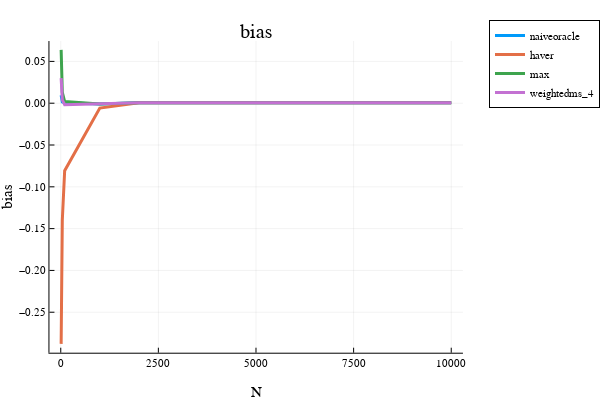

The notebook cell this image was saved under:
### Code cell
x = opt.N_ary
i = 1; plot(x, bias[:,i], label=estimator_names[i], linewidth=3)
i = 2; plot!(x, bias[:,i], label=estimator_names[i], linewidth=3)
# i = 3; plot!(x, bias[:,i], label=estimator_names[i], linewidth=3)
i = 4; plot!(x, bias[:,i], label=estimator_names[i], linewidth=3)
i = 5; plot!(x, bias[:,i], label=estimator_names[i], linewidth=3)
# i = 6; plot!(x, bias[:,i], label=estimator_names[i], linewidth=3)
plot!(xlabel="N", ylabel="bias", legend=:outertopright)  
title!("bias")

### Figure 1 — Plotly figure (JSON) as saved in the notebook; plotly's stock layout.template omitted (floating-point values rounded to 4 significant figures)
{"data": [{"colorbar": {"title": {"text": ""}}, "legendgroup": "naiveoracle", "line": {"color": "rgba(0, 154, 250, 1.000)", "dash": "solid", "shape": "linear", "width": 3}, "mode": "lines", "name": "naiveoracle", "showlegend": true, "type": "scatter", "x": [10, 20, 40, 100, 1000, 2000, 4000, 6000, 8000, 10000], "xaxis": "x", "y": [0.009579, 0.002272, 0.001461, 0.0004929, -0.001059, 0.0004075, 0.0005265, 0.0005471, 0.0008722, 0.0005776], "yaxis": "y", "zmax": null, "zmin": null}, {"colorbar": {"title": {"text": ""}}, "legendgroup": "haver", "line": {"color": "rgba(227, 111, 71, 1.000)", "dash": "solid", "shape": "linear", "width": 3}, "mode": "lines", "name": "haver", "showlegend": true, "type": "scatter", "x": [10, 20, 40, 100, 1000, 2000, 4000, 6000, 8000, 10000], "xaxis": "x", "y": [-0.2879, -0.2019, -0.1397, -0.08081, -0.005796, 0.0004075, 0.0005265, 0.0005471, 0.0008722, 0.0005776], "yaxis": "y", "zmax": null, "zmin": null}, {"colorbar": {"title": {"text": ""}}, "legendgroup": "max", "line": {"color": "rgba(62, 164, 78, 1.000)", "dash": "solid", "shape": "linear", "width": 3}, "mode": "lines", "name": "max", "showlegend": true, "type": "scatter", "x": [10, 20, 40, 100, 1000, 2000, 4000, 6000, 8000, 10000], "xaxis": "x", "y": [0.06379, 0.03442, 0.01307, 0.001932, -0.001059, 0.0004075, 0.0005265, 0.0005471, 0.0008722, 0.0005776], "yaxis": "y", "zmax": null, "zmin": null}, {"colorbar": {"title": {"text": ""}}, "legendgroup": "weightedms_4", "line": {"color": "rgba(195, 113, 210, 1.000)", "dash": "solid", "shape": "linear", "width": 3}, "mode": "lines", "name": "weightedms_4", "showlegend": true, "type": "scatter", "x": [10, 20, 40, 100, 1000, 2000, 4000, 6000, 8000, 10000], "xaxis": "x", "y": [0.02993, 0.01688, 0.003865, -0.001731, -0.00106, 0.0004075, 0.0005265, 0.0005471, 0.0008722, 0.0005776], "yaxis": "y", "zmax": null, "zmin": null}], "layout": {"annotations": [{"font": {"color": "rgba(0, 0, 0, 1)", "family": "sans-serif", "size": 20}, "rotation": 0, "showarrow": false, "text": "bias", "x": 0.5498, "xanchor": "center", "xref": "paper", "y": 1, "yanchor": "top", "yref": "paper"}], "height": 400, "legend": {"bgcolor": "rgba(255, 255, 255, 1.000)", "bordercolor": "rgba(0, 0, 0, 1)", "borderwidth": 1, "font": {"color": "rgba(0, 0, 0, 1)", "family": "sans-serif", "size": 11}, "title": {"font": {"color": "rgba(0, 0, 0, 1)", "family": "sans-serif", "size": 15}, "text": ""}, "tracegroupgap": 0, "traceorder": "normal", "x": 1.05, "xanchor": "upper", "y": 1, "yanchor": "right"}, "margin": {"b": 20, "l": 0, "r": 0, "t": 20}, "paper_bgcolor": "rgba(255, 255, 255, 1.000)", "plot_bgcolor": "rgba(255, 255, 255, 1.000)", "showlegend": true, "width": 600, "xaxis": {"anchor": "y", "domain": [0.1061, 0.9934], "gridcolor": "rgba(0, 0, 0, 0.1)", "gridwidth": 0.5, "linecolor": "rgba(0, 0, 0, 1)", "mirror": false, "range": [-289.7, 10300.0], "showgrid": true, "showline": true, "showticklabels": true, "tickangle": 0, "tickcolor": "rgb(0, 0, 0)", "tickfont": {"color": "rgba(0, 0, 0, 1)", "family": "sans-serif", "size": 11}, "tickmode": "array", "ticks": "inside", "ticktext": ["0", "2500", "5000", "7500", "10000"], "tickvals": [0, 2500, 5000, 7500, 10000], "title": {"font": {"color": "rgba(0, 0, 0, 1)", "family": "sans-serif", "size": 15}, "text": "N"}, "type": "linear", "visible": true, "zeroline": false, "zerolinecolor": "rgba(0, 0, 0, 1)"}, "yaxis": {"anchor": "x", "domain": [0.07581, 0.9415], "gridcolor": "rgba(0, 0, 0, 0.1)", "gridwidth": 0.5, "linecolor": "rgba(0, 0, 0, 1)", "mirror": false, "range": [-0.2984, 0.07434], "showgrid": true, "showline": true, "showticklabels": true, "tickangle": 0, "tickcolor": "rgb(0, 0, 0)", "tickfont": {"color": "rgba(0, 0, 0, 1)", "family": "sans-serif", "size": 11}, "tickmode": "array", "ticks": "inside", "ticktext": ["−0.25", "−0.20", "−0.15", "−0.10", "−0.05", "0.00", "0.05"], "tickvals": [-0.25, -0.2, -0.15, -0.1, -0.05, 0, 0.05], "title": {"font": {"color": "rgba(0, 0, 0, 1)", "family": "sans-serif", "size": 15}, "text": "bias"}, "type": "linear", "visible": true, "zeroline": false, "zerolinecolor": "rgba(0, 0, 0, 1)"}}}
